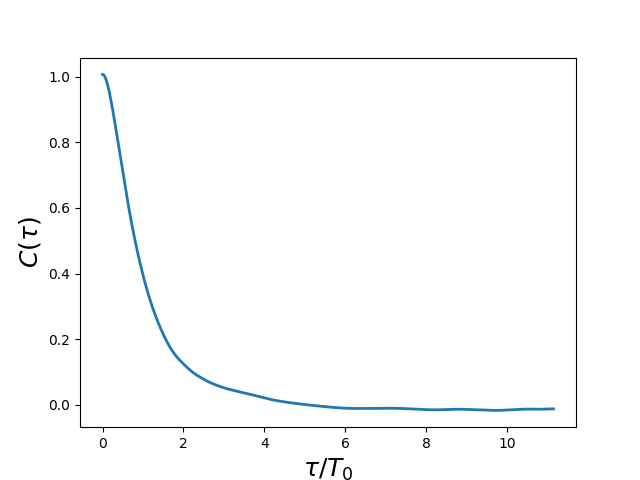

Reproduce this figure in Python.
import numpy as np
import matplotlib.pyplot as plt
import pandas as pd
import sys
from  scipy import integrate
from os.path import splitext

R = 16 # Size of the obstable in lattice unit
U = 0.036 # Mean flow velocity in lattice unit 
dt = U/R

# -------* Autocorrelation function for drag process *---------
path_autocorr_drag = '../../data/autocorr_drag.csv'
try:
    series = pd.read_csv(path_autocorr_drag, comment='#', index_col=0)
except FileNotFoundError:
    sys.exit('Error: Could not find find file {}'.format(path_autocorr_drag))

# Compute integral of autocorrelation to estimate
# autocorrelation time
# Note that the autocorrelation is already normalized
# by variance.
I = integrate.trapz(series.values, axis=0)
# Make the autocorrelation time the unit of time
dt = 1/I

C = series.values
plt.plot(np.arange(0,C.size)*dt, C,lw=2)

plt.xlabel('$\\tau / T_0$', fontsize=18)
plt.ylabel('$C(\\tau)$', fontsize=18)

fname = splitext(__file__)[0]+'.png'
plt.savefig(fname)

plt.show()
